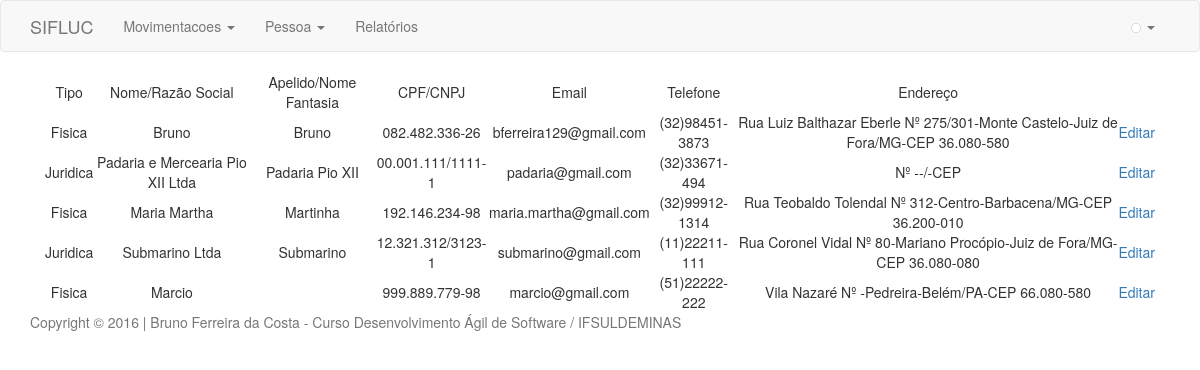
Page /index.php/pessoa on the earlier database version.
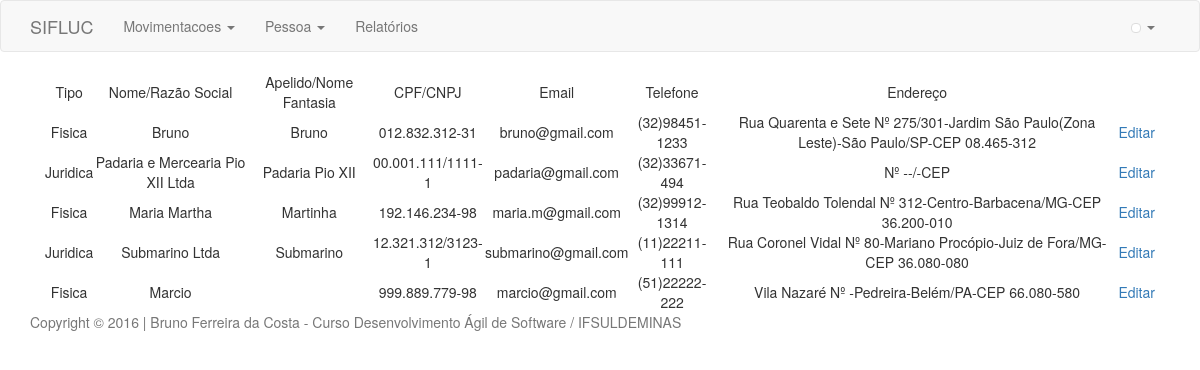
Same page on the later database version.
### tables this page shows
CREATE TABLE IF NOT EXISTS `pessoas` (
  `id` int(11) NOT NULL AUTO_INCREMENT,
  `nome` varchar(100) NOT NULL,
  `apelido` varchar(100) DEFAULT NULL,
  `tipo` set('Fisica','Juridica') DEFAULT NULL,
  `documento` varchar(17) DEFAULT NULL,
  `telefone` varchar(14) DEFAULT NULL,
  `email` varchar(50) DEFAULT NULL,
  `cep` varchar(10) DEFAULT NULL,
  `rua` varchar(100) DEFAULT NULL,
  `numero` varchar(10) DEFAULT NULL,
  `bairro` varchar(50) DEFAULT NULL,
  `cidade` varchar(100) DEFAULT NULL,
  `estado` varchar(2) DEFAULT NULL,
  PRIMARY KEY (`id`),
  UNIQUE KEY `documento` (`documento`),
  UNIQUE KEY `email` (`email`)
);

### application/core/MY_Controller.php (called while the page is built, shortened)
<?php
class MY_Controller extends CI_Controller {
	public function __construct(){
		$this->load->helper('url');
		$this->load->library('session');
	}
	public function render($view, $data = null, $template = null){
		if (!$template){
			$data['user_profile'] = $this->session->userdata('user_profile');
			$this->load->view('templates/header',$data);
			$this->load->view($view,$data);
			$this->load->view('templates/footer');
		} else {
			$this->load->view('templates/header_guest');
			$this->load->view($view,$data);
			$this->load->view('templates/footer');
		}
	}
}

### application/controllers/Pessoa.php (called while the page is built, shortened)
<?php
class Pessoa extends MY_Controller {
    public function index() {
        $this->pessoas();
    }
    public function pessoas() {
        $data['lista'] = $this->ModelPessoa->getPessoas();
        $this->render('pessoa/index', $data);
    }
}

### index.php (called while the page is built, shortened)
<?php
require_once BASEPATH.'core/CodeIgniter.php';

### application/models/ModelPessoa.php (called while the page is built, shortened)
<?php
class ModelPessoa extends CI_Model {
    public function getPessoas($nome = null) {
        $query = $this->db->get(TABELA_PESSOA);
        return $query->result();
    }
}

### application/views/pessoa/index.php (the view, shortened to what this page needs)
<div id="container" class="container text-center">
    <div class="col-md-12">
        <table id="tabela" class="display" cellspacing="0" width="100%">
            <thead>
                <tr>
                    <td>Tipo</td>
                    <td>Nome/Razão Social</td>
                    <td>Apelido/Nome Fantasia</td>
                    <td>CPF/CNPJ</td>
                    <td>Email</td>
                    <td>Telefone</td>
                    <td>Endereço</td>
                    <td></td>
                </tr>
            </thead>
            <tbody>
                <?php foreach ($lista as $registro) { ?>
                    <tr>
                        <td><?php echo $registro->tipo; ?></td>
                        <td><?php echo $registro->nome; ?></td>
                        <td><?php echo $registro->apelido; ?></td>
                        <td><?php echo $registro->documento; ?></td>
                        <td><?php echo $registro->email; ?></td>
                        <td><?php echo $registro->telefone; ?></td>
                        <td><?php echo $registro->rua.' Nº '.$registro->numero.'-'.$registro->bairro.
                                '-'.$registro->cidade.'/'.$registro->estado.'-CEP '.$registro->cep; ?></td>
                        <td><a href="<?php echo site_url('pessoa/cadastro/'.$registro->id);?>">Editar</a></td>
                    </tr>
                <?php } ?>
            </tbody>
        </table>
    </div>
</div>

### application/views/templates/header.php (shortened to what this page needs)
<!DOCTYPE html>
<html lang="pt-br">
    <head>
        <link rel="stylesheet"
              href="<?php echo base_url('includes/bootstrap/bootstrap.min.css'); ?>">
        <link rel="stylesheet"
              href="<?php echo base_url('includes/css/meuestilo.css'); ?>">
        <link rel="stylesheet"
              href="<?php echo base_url('includes/bootstrap/bootstrap-datetimepicker.min.css'); ?>">
        <link rel="stylesheet"
              href="<?php echo base_url('includes/datatable/datatables.min.css'); ?>">
        <link rel="stylesheet"
              href="<?php echo base_url('includes/jquery/jquery-ui.min.css'); ?>">
    </head>
    <body>
        <nav class="navbar navbar-default">
            <div class="container">
                <div class="navbar-header">
                    <a class="navbar-brand" href="<?php echo base_url() ?>">SIFLUC</a>
                </div>
                <div class="collapse navbar-collapse"
                     id="bs-example-navbar-collapse-1">
                    <ul class="nav navbar-nav">
                        <li class="dropdown">
                            <a href="#" class="dropdown-toggle"
                               data-toggle="dropdown" role="button" aria-haspopup="true"
                               aria-expanded="false">Movimentacoes <span class="caret"></span> </a>
                        </li>
                        <li class="dropdown">
                            <a href="#" class="dropdown-toggle"
                               data-toggle="dropdown" role="button" aria-haspopup="true"
                               aria-expanded="false">Pessoa <span class="caret"></span> </a>
                        </li>
                        <li><a
                                href="<?php echo base_url('movimentacoes/relatorios') ?>">Relatórios</a>
                        </li>
                    </ul>
                    <ul class="nav navbar-nav navbar-right">
                        <li class="dropdown"><a href="#" class="dropdown-toggle"
                                                data-toggle="dropdown" role="button" aria-haspopup="true"
                                                aria-expanded="false"> <?php echo $user_profile['nome'] ?><img
                                    class="icone-menor img-thumbnail"
                                    src="<?php echo $user_profile['icone'] ?>"> <span class="caret"></span>
                            </a>
                        </li>
                    </ul>
                </div>
            </div>
        </nav>

### application/views/templates/footer.php (shortened to what this page needs)
<footer class="footer">
<div class="container">
	<p class="text-muted">Copyright © 2016 | Bruno Ferreira da Costa -
		Curso Desenvolvimento Ágil de Software / IFSULDEMINAS</p>
</div>
</footer>
</body>
</html>

Differences in the rows shown:
changed pessoas "Bruno": documento "082.482.336-26" → "012.832.312-31"; email "bferreira129@gmail.com" → "bruno@gmail.com"; telefone "(32)98451-3873" → "(32)98451-1233"; rua "Rua Luiz Balthazar Eberle" → "Rua Quarenta e Sete"; bairro "Monte Castelo" → "Jardim São Paulo(Zona Leste)"; cidade "Juiz de Fora" → "São Paulo"; estado "MG" → "SP"; cep "36.080-580" → "08.465-312"
changed pessoas "Maria Martha": email "maria.martha@gmail.com" → "maria.m@gmail.com"
